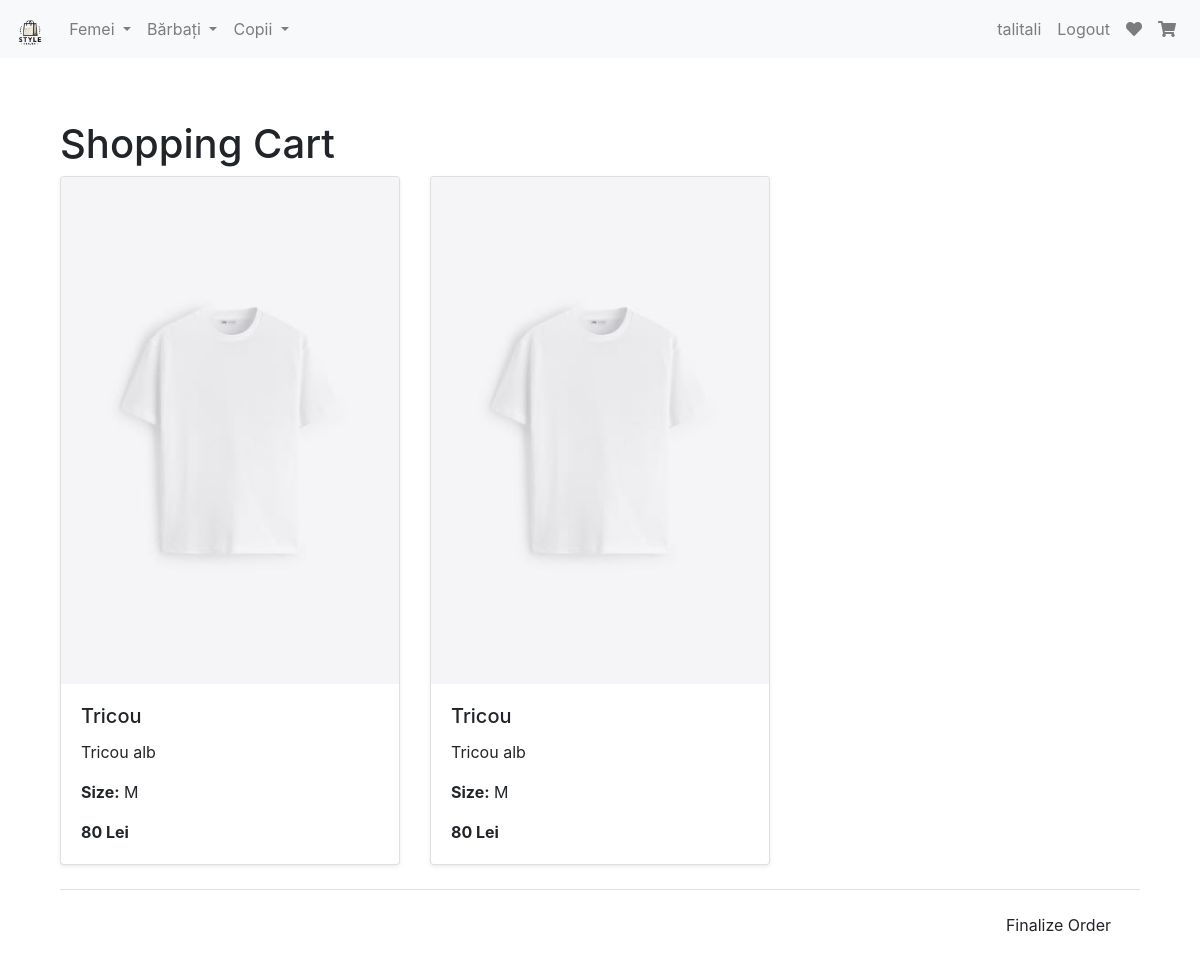
The page /shopping_cart (signed in) on the database as committed earlier.
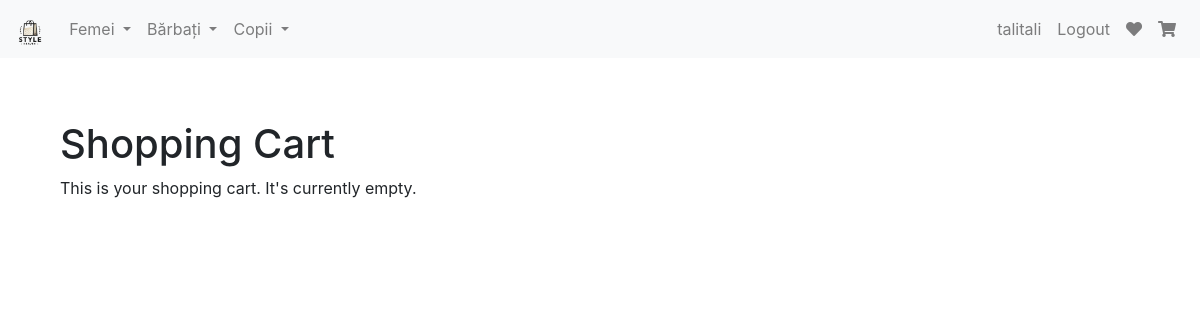
The same page on the database as committed later.
### market/models.py (models this page shows, shortened)
class User(db.Model, UserMixin):
    id = db.Column(db.Integer(), primary_key=True)
    username = db.Column(db.String(length=30), nullable=False, unique=True)
    email_address = db.Column(db.String(length=50), nullable=False, unique=True)
    password_hash = db.Column(db.String(length=60), nullable=False)
    budget = db.Column(db.Integer(), nullable=False, default=1000)
    items = db.relationship('Item', backref='owned_user', lazy=True)
    favorites = db.relationship('Favorite', backref='user', lazy=True)
    @property
    def password(self):
        return self.password

class ShoppingCartItem(db.Model):
    __tablename__ = 'shopping_cart_item'
    id = db.Column(db.Integer, primary_key=True)
    user_id = db.Column(db.Integer, db.ForeignKey('user.id'), nullable=False)
    item_id = db.Column(db.Integer, db.ForeignKey('item.id'), nullable=False)
    size = db.Column(db.String(10), nullable=False)
    user = db.relationship('User', backref='shopping_cart_items')
    item = db.relationship('Item', backref='shopping_cart_items')

class Item(db.Model):
    id = db.Column(db.Integer(), primary_key=True)
    name = db.Column(db.String(length=30), nullable=False, unique=True)
    price = db.Column(db.Integer(), nullable=False)
    barcode = db.Column(db.String(length=12), nullable=False, unique=True)
    description = db.Column(db.String(length=1024), nullable=False, unique=True)
    image_filename = db.Column(db.String(length=100), nullable=True)
    owner = db.Column(db.Integer(), db.ForeignKey('user.id'))
    category = db.Column(db.String(length=50), nullable=False, default='general')
    subcategory = db.Column(db.String(length=50), nullable=False, default='general')

### market/routes.py (the view)
@app.route('/shopping_cart')
@login_required
def shopping_cart_page():
    cart_items = ShoppingCartItem.query.filter_by(user_id=current_user.id).all()
    return render_template('shopping_cart.html', cart_items=cart_items)

### market/models.py (called while the page is built)
@login_manager.user_loader
def load_user(user_id):
    return User.query.get(int(user_id))

### market/templates/shopping_cart.html (shortened to what this page needs)
{% extends 'base.html' %}
{% block content %}
<div class="container mt-4">
    <h1>Shopping Cart</h1>
    {% if cart_items %}
        <div class="row">
            {% for cart_item in cart_items %}
            <div class="col-md-4">
                <div class="card mb-4 shadow-sm">
                    <img src="{{ url_for('static', filename='img/' + cart_item.item.image_filename) }}" class="card-img-top img-fluid product-img" alt="{{ cart_item.item.name }}">
                    <div class="card-body">
                        <h5 class="card-title">{{ cart_item.item.name }}</h5>
                        <p class="card-text">{{ cart_item.item.description }}</p>
                        <p class="card-text"><strong>Size:</strong> {{ cart_item.size }}</p>
                        <p class="card-text"><strong>{{ cart_item.item.price }} Lei</strong></p>
                    </div>
                </div>
            </div>
            {% endfor %}
        </div>
        <div class="modal-footer">
            <a href="{{ url_for('order_details') }}" class="btn btn-finalize">Finalize Order</a>
        </div>
    {% else %}
        <p>This is your shopping cart. It's currently empty.</p>
    {% endif %}
</div>
{% endblock %}

### market/templates/base.html (shortened to what this page needs)
<!DOCTYPE html>
<html lang="en">
<head>
    <link rel="stylesheet" href="https://stackpath.bootstrapcdn.com/bootstrap/4.5.2/css/bootstrap.min.css">
    <link rel="stylesheet" href="https://cdnjs.cloudflare.com/ajax/libs/font-awesome/5.15.1/css/all.min.css">
</head>
<body>
    <nav class="navbar navbar-expand-lg navbar-light bg-light fixed-top">
        <a class="navbar-brand" href="{{ url_for('home_page') }}">
            <img src="{{ url_for('static', filename='img/logo.png') }}" alt="Logo" style="height: 30px;">
        </a>
        <div class="collapse navbar-collapse" id="navbarNavDropdown">
            <ul class="navbar-nav mr-auto">
                <li class="nav-item dropdown">
                    <a class="nav-link dropdown-toggle" href="#" id="womenDropdown" role="button" data-toggle="dropdown" aria-haspopup="true" aria-expanded="false">
                        Femei
                    </a>
                </li>
                <li class="nav-item dropdown">
                    <a class="nav-link dropdown-toggle" href="#" id="menDropdown" role="button" data-toggle="dropdown" aria-haspopup="true" aria-expanded="false">
                        Bărbați
                    </a>
                </li>
                <li class="nav-item dropdown">
                    <a class="nav-link dropdown-toggle" href="#" id="kidsDropdown" role="button" data-toggle="dropdown" aria-haspopup="true" aria-expanded="false">
                        Copii
                    </a>
                </li>
            </ul>
            <ul class="navbar-nav">
                {% if current_user.is_authenticated %}
                    <li class="nav-item">
                        <a class="nav-link" href="#">{{ current_user.username }}</a>
                    </li>
                    <li class="nav-item">
                        <a class="nav-link" href="{{ url_for('logout_page') }}">Logout</a>
                    </li>
                    <li class="nav-item">
                        <a class="nav-link" href="{{ url_for('favorite_page') }}"><i class="fas fa-heart"></i></a>
                    </li>
                    <li class="nav-item">
                        <a class="nav-link" href="{{ url_for('shopping_cart_page') }}"><i class="fas fa-shopping-cart"></i></a>
                    </li>
                {% else %}
                    <li class="nav-item">
                        <a class="nav-link" href="{{ url_for('login_page') }}">Login</a>
                    </li>
                {% endif %}
            </ul>
        </div>
    </nav>
    <div class="container mt-5 pt-5">
        {% block content %}
        {% endblock %}
    </div>
</body>
</html>

### market/templates/base.html (style rules this page uses)
.navbar-nav .nav-item .nav-link { padding-right: 0.5rem; padding-left: 0.5rem; }

Rows that differ between the two databases and show on the page:
removed ShoppingCartItem: image_filename (picture), item.name "Tricou", item.description "Tricou alb", size "M", item.price "80"
removed ShoppingCartItem: image_filename (picture), item.name "Tricou", item.description "Tricou alb", size "M", item.price "80"
Other text that changed with them:
text no longer shown: "Finalize Order"
text now shown: "This is your shopping cart. It's currently empty."
